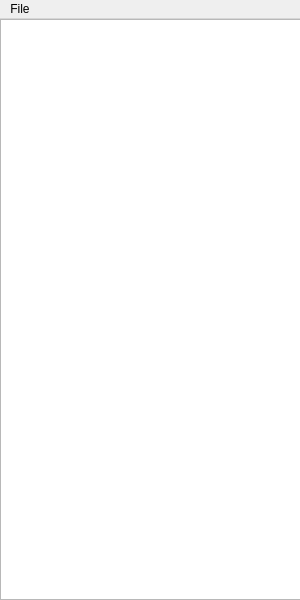
<?xml version="1.0" encoding="UTF-8"?>
<ui version="4.0">
 <class>MainWindow</class>
 <widget class="QMainWindow" name="MainWindow">
  <property name="geometry">
   <rect>
    <x>0</x>
    <y>0</y>
    <width>300</width>
    <height>600</height>
   </rect>
  </property>
  <property name="windowTitle">
   <string>MainWindow</string>
  </property>
  <widget class="QWidget" name="centralwidget">
   <widget class="QTreeView" name="treeView">
    <property name="geometry">
     <rect>
      <x>0</x>
      <y>0</y>
      <width>301</width>
      <height>581</height>
     </rect>
    </property>
   </widget>
  </widget>
  <widget class="QMenuBar" name="menubar">
   <property name="geometry">
    <rect>
     <x>0</x>
     <y>0</y>
     <width>300</width>
     <height>21</height>
    </rect>
   </property>
   <widget class="QMenu" name="menuFile">
    <property name="title">
     <string>File</string>
    </property>
    <addaction name="actionOpen"/>
    <addaction name="actionSave"/>
   </widget>
   <addaction name="menuFile"/>
  </widget>
  <action name="actionOpen">
   <property name="text">
    <string>Open</string>
   </property>
  </action>
  <action name="actionSave">
   <property name="enabled">
    <bool>false</bool>
   </property>
   <property name="text">
    <string>Save</string>
   </property>
  </action>
 </widget>
 <resources/>
 <connections/>
</ui>
